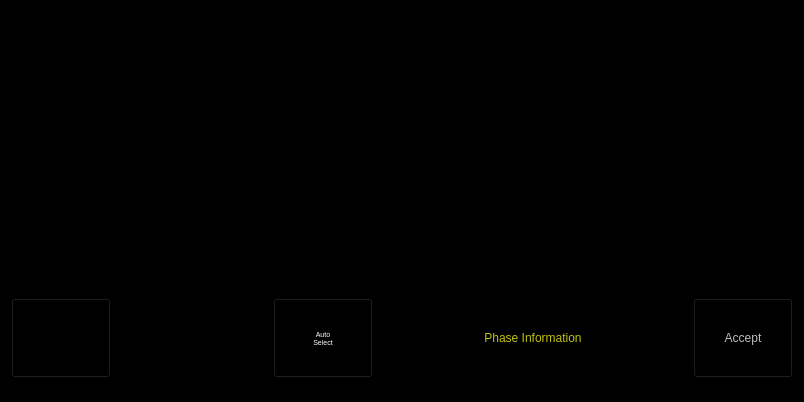
<?xml version="1.0" encoding="UTF-8"?>
<ui version="4.0">
 <class>TerritorySelectionUi</class>
 <widget class="QWidget" name="TerritorySelectionUi">
  <property name="geometry">
   <rect>
    <x>0</x>
    <y>0</y>
    <width>800</width>
    <height>400</height>
   </rect>
  </property>
  <property name="windowTitle">
   <string>Form</string>
  </property>
  <property name="styleSheet">
   <string notr="true">background-color: rgb(0, 0, 0);</string>
  </property>
  <layout class="QVBoxLayout" name="verticalLayout">
   <item>
    <widget class="QGraphicsView" name="mapView">
     <property name="sizePolicy">
      <sizepolicy hsizetype="Expanding" vsizetype="Expanding">
       <horstretch>0</horstretch>
       <verstretch>0</verstretch>
      </sizepolicy>
     </property>
     <property name="minimumSize">
      <size>
       <width>782</width>
       <height>269</height>
      </size>
     </property>
     <property name="maximumSize">
      <size>
       <width>16777215</width>
       <height>16777215</height>
      </size>
     </property>
     <property name="verticalScrollBarPolicy">
      <enum>Qt::ScrollBarAlwaysOff</enum>
     </property>
     <property name="horizontalScrollBarPolicy">
      <enum>Qt::ScrollBarAlwaysOff</enum>
     </property>
    </widget>
   </item>
   <item>
    <layout class="QHBoxLayout" name="horizontalLayout">
     <item>
      <widget class="MyButton" name="resetButton">
       <property name="sizePolicy">
        <sizepolicy hsizetype="Fixed" vsizetype="Fixed">
         <horstretch>0</horstretch>
         <verstretch>0</verstretch>
        </sizepolicy>
       </property>
       <property name="minimumSize">
        <size>
         <width>100</width>
         <height>40</height>
        </size>
       </property>
       <property name="maximumSize">
        <size>
         <width>200</width>
         <height>80</height>
        </size>
       </property>
       <property name="styleSheet">
        <string notr="true"/>
       </property>
       <property name="text">
        <string>Reset</string>
       </property>
      </widget>
     </item>
     <item>
      <widget class="PlayerIndicatorView" name="playerHex">
       <property name="sizePolicy">
        <sizepolicy hsizetype="Fixed" vsizetype="Fixed">
         <horstretch>0</horstretch>
         <verstretch>0</verstretch>
        </sizepolicy>
       </property>
       <property name="minimumSize">
        <size>
         <width>150</width>
         <height>105</height>
        </size>
       </property>
       <property name="maximumSize">
        <size>
         <width>150</width>
         <height>105</height>
        </size>
       </property>
      </widget>
     </item>
     <item>
      <widget class="QPushButton" name="autoButton">
       <property name="sizePolicy">
        <sizepolicy hsizetype="Fixed" vsizetype="Fixed">
         <horstretch>0</horstretch>
         <verstretch>0</verstretch>
        </sizepolicy>
       </property>
       <property name="minimumSize">
        <size>
         <width>100</width>
         <height>40</height>
        </size>
       </property>
       <property name="maximumSize">
        <size>
         <width>200</width>
         <height>80</height>
        </size>
       </property>
       <property name="font">
        <font>
         <pointsize>5</pointsize>
        </font>
       </property>
       <property name="styleSheet">
        <string notr="true">border-image:url(:/images/button.png);
color: rgb(255, 255, 255);
font: 5pt &quot;Ubuntu&quot;;</string>
       </property>
       <property name="text">
        <string>Auto 
Select</string>
       </property>
      </widget>
     </item>
     <item>
      <widget class="QLabel" name="phaseLabel">
       <property name="sizePolicy">
        <sizepolicy hsizetype="Expanding" vsizetype="Fixed">
         <horstretch>0</horstretch>
         <verstretch>0</verstretch>
        </sizepolicy>
       </property>
       <property name="minimumSize">
        <size>
         <width>150</width>
         <height>40</height>
        </size>
       </property>
       <property name="maximumSize">
        <size>
         <width>400</width>
         <height>80</height>
        </size>
       </property>
       <property name="styleSheet">
        <string notr="true">color: qradialgradient(spread:pad, cx:0.5, cy:0.5, radius:0.5, fx:0.5, fy:0.5, stop:0 rgba(0, 0, 0, 0), stop:0.52 rgba(0, 0, 0, 0), stop:0.565 rgba(82, 121, 76, 33), stop:0.65 rgba(159, 235, 148, 64), stop:0.721925 rgba(255, 238, 150, 129), stop:0.77 rgba(255, 128, 128, 204), stop:0.89 rgba(191, 128, 255, 64), stop:1 rgba(0, 0, 0, 0));
font: 75 7pt &quot;Ubuntu&quot;;
color: rgb(192, 195, 15);</string>
       </property>
       <property name="frameShape">
        <enum>QFrame::StyledPanel</enum>
       </property>
       <property name="text">
        <string>Phase Information</string>
       </property>
       <property name="alignment">
        <set>Qt::AlignCenter</set>
       </property>
       <property name="wordWrap">
        <bool>true</bool>
       </property>
      </widget>
     </item>
     <item>
      <widget class="MyButton" name="acceptButton">
       <property name="enabled">
        <bool>false</bool>
       </property>
       <property name="sizePolicy">
        <sizepolicy hsizetype="Fixed" vsizetype="Fixed">
         <horstretch>0</horstretch>
         <verstretch>0</verstretch>
        </sizepolicy>
       </property>
       <property name="minimumSize">
        <size>
         <width>100</width>
         <height>40</height>
        </size>
       </property>
       <property name="maximumSize">
        <size>
         <width>200</width>
         <height>80</height>
        </size>
       </property>
       <property name="styleSheet">
        <string notr="true"/>
       </property>
       <property name="text">
        <string>Accept</string>
       </property>
      </widget>
     </item>
    </layout>
   </item>
  </layout>
 </widget>
 <customwidgets>
  <customwidget>
   <class>MyButton</class>
   <extends>QPushButton</extends>
   <header>mybutton.h</header>
  </customwidget>
  <customwidget>
   <class>PlayerIndicatorView</class>
   <extends>QGraphicsView</extends>
   <header>playerindicatorview.h</header>
  </customwidget>
 </customwidgets>
 <resources/>
 <connections/>
</ui>
